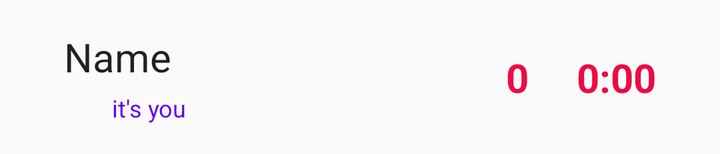
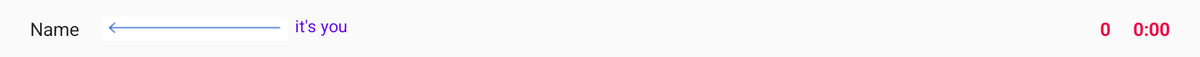

An Android layout and its configuration variant, each rendered on a device that would load it. The default file and the variant file are quoted in full after the pictures.
<!-- AndroidManifest.xml: application theme AppTheme -->
<!-- res/layout/rating_item.xml -->
<?xml version="1.0" encoding="utf-8"?>
<androidx.constraintlayout.widget.ConstraintLayout xmlns:android="http://schemas.android.com/apk/res/android"
    xmlns:app="http://schemas.android.com/apk/res-auto"
    xmlns:tools="http://schemas.android.com/tools"
    android:orientation="vertical"
    android:layout_width="match_parent"
    android:layout_height="wrap_content"
    android:paddingTop="15dp"
    android:paddingBottom="15dp">

    <TextView
        android:id="@+id/timeView"
        android:layout_width="wrap_content"
        android:layout_height="wrap_content"
        android:layout_marginEnd="32dp"
        android:text="0:00"
        android:textSize="20sp"
        android:textAppearance="@style/TextAppearance.AppCompat.Subhead"
        android:textStyle="bold"
        android:textColor="@color/colorAccent"
        app:layout_constraintBottom_toBottomOf="parent"
        app:layout_constraintEnd_toEndOf="parent"
        app:layout_constraintTop_toTopOf="parent" />

    <TextView
        android:id="@+id/scoreView"
        android:layout_width="wrap_content"
        android:layout_height="wrap_content"
        android:layout_marginEnd="24dp"
        android:text="0"
        android:textAppearance="@style/TextAppearance.AppCompat.Subhead"
        android:textColor="@color/colorAccent"
        android:textSize="20sp"
        android:textStyle="bold"
        app:layout_constraintBottom_toBottomOf="parent"
        app:layout_constraintEnd_toStartOf="@id/timeView"
        app:layout_constraintTop_toTopOf="parent" />

    <TextView
        android:id="@+id/nameView"
        android:layout_width="0dp"
        android:layout_height="wrap_content"
        android:layout_marginStart="32dp"
        android:layout_marginEnd="16dp"
        android:text="Name"
        android:textAppearance="@style/TextAppearance.AppCompat.Subhead"
        android:textSize="20sp"
        app:layout_constraintEnd_toStartOf="@+id/scoreView"
        app:layout_constraintStart_toStartOf="parent"
        app:layout_constraintTop_toTopOf="parent"
        tools:text="@tools:sample/full_names" />

    <ImageView
        android:id="@+id/arrowView"
        android:layout_width="0dp"
        android:layout_height="wrap_content"
        android:layout_marginStart="8dp"
        android:layout_marginEnd="8dp"
        app:layout_constraintBottom_toBottomOf="parent"
        app:layout_constraintEnd_toStartOf="@+id/pointingView"
        app:layout_constraintStart_toEndOf="@+id/nameView"
        app:layout_constraintTop_toTopOf="parent"
        app:srcCompat="@drawable/arrow_long"
        android:visibility="gone"/>

    <TextView
        android:id="@+id/pointingView"
        android:layout_width="wrap_content"
        android:layout_height="wrap_content"
        android:layout_marginStart="24dp"
        android:layout_marginTop="4dp"
        android:text="@string/you"
        android:textAppearance="@style/TextAppearance.AppCompat.Subhead"
        android:textColor="@color/design_default_color_primary"
        android:textSize="12sp"
        app:layout_constraintBottom_toBottomOf="parent"
        app:layout_constraintStart_toStartOf="@+id/nameView"
        app:layout_constraintTop_toBottomOf="@+id/nameView" />
</androidx.constraintlayout.widget.ConstraintLayout>
<!-- resources referenced by this layout -->
<resources>
  <color name="colorAccent">#EC0B43</color>
  <!-- drawable arrow_long: png bitmap (drawable, 430 bytes) -->
  <string name="you">it\'s you</string>
  <style name="AppTheme" parent="Theme.AppCompat.Light.NoActionBar">
          <item name="colorPrimary">@color/colorPrimary</item>
          <item name="colorPrimaryDark">@color/colorPrimaryDark</item>
          <item name="colorAccent">@color/colorAccent</item>
      </style>
  <color name="colorPrimary">#1e51a4</color>
  <color name="colorPrimaryDark">#123186</color>
</resources>
<!-- res/layout-sw720dp/rating_item.xml (the repository's variant of the layout above) -->
<!-- drawn on a large tablet held sideways -->
<?xml version="1.0" encoding="utf-8"?>
<androidx.constraintlayout.widget.ConstraintLayout xmlns:android="http://schemas.android.com/apk/res/android"
    xmlns:app="http://schemas.android.com/apk/res-auto"
    xmlns:tools="http://schemas.android.com/tools"
    android:orientation="vertical"
    android:layout_width="match_parent"
    android:layout_height="wrap_content"
    android:paddingTop="15dp"
    android:paddingBottom="15dp">

    <TextView
        android:id="@+id/timeView"
        android:layout_width="wrap_content"
        android:layout_height="wrap_content"
        android:layout_marginEnd="32dp"
        android:text="0:00"
        android:textSize="20sp"
        android:textAppearance="@style/TextAppearance.AppCompat.Subhead"
        android:textStyle="bold"
        android:textColor="@color/colorAccent"
        app:layout_constraintBottom_toBottomOf="parent"
        app:layout_constraintEnd_toEndOf="parent"
        app:layout_constraintTop_toTopOf="parent" />

    <TextView
        android:id="@+id/scoreView"
        android:layout_width="wrap_content"
        android:layout_height="wrap_content"
        android:layout_marginEnd="24dp"
        android:text="0"
        android:textSize="20sp"
        android:textAppearance="@style/TextAppearance.AppCompat.Subhead"
        android:textStyle="bold"
        android:textColor="@color/colorAccent"
        app:layout_constraintBottom_toBottomOf="parent"
        app:layout_constraintEnd_toStartOf="@id/timeView"
        app:layout_constraintTop_toTopOf="parent" />

    <TextView
        android:id="@+id/nameView"
        android:layout_width="wrap_content"
        android:layout_height="wrap_content"
        android:layout_marginStart="32dp"
        android:text="Name"
        android:textSize="20sp"
        android:textAppearance="@style/TextAppearance.AppCompat.Subhead"
        app:layout_constraintBottom_toBottomOf="parent"
        app:layout_constraintStart_toStartOf="parent"
        app:layout_constraintTop_toTopOf="parent"
        tools:text="@tools:sample/full_names"/>

    <ImageView
        android:id="@+id/arrowView"
        android:layout_width="wrap_content"
        android:layout_height="wrap_content"
        android:layout_marginStart="24dp"
        app:layout_constraintBottom_toBottomOf="parent"
        app:layout_constraintStart_toEndOf="@+id/nameView"
        app:layout_constraintTop_toTopOf="parent"
        app:srcCompat="@drawable/arrow_long" />

    <TextView
        android:id="@+id/pointingView"
        android:layout_width="wrap_content"
        android:layout_height="wrap_content"
        android:layout_marginStart="8dp"
        android:layout_marginBottom="6dp"
        android:text="@string/you"
        android:textAppearance="@style/TextAppearance.AppCompat.Subhead"
        android:textColor="@color/design_default_color_primary"
        android:textSize="18sp"
        app:layout_constraintBottom_toBottomOf="parent"
        app:layout_constraintStart_toEndOf="@id/arrowView"
        app:layout_constraintTop_toTopOf="parent" />
</androidx.constraintlayout.widget.ConstraintLayout>
